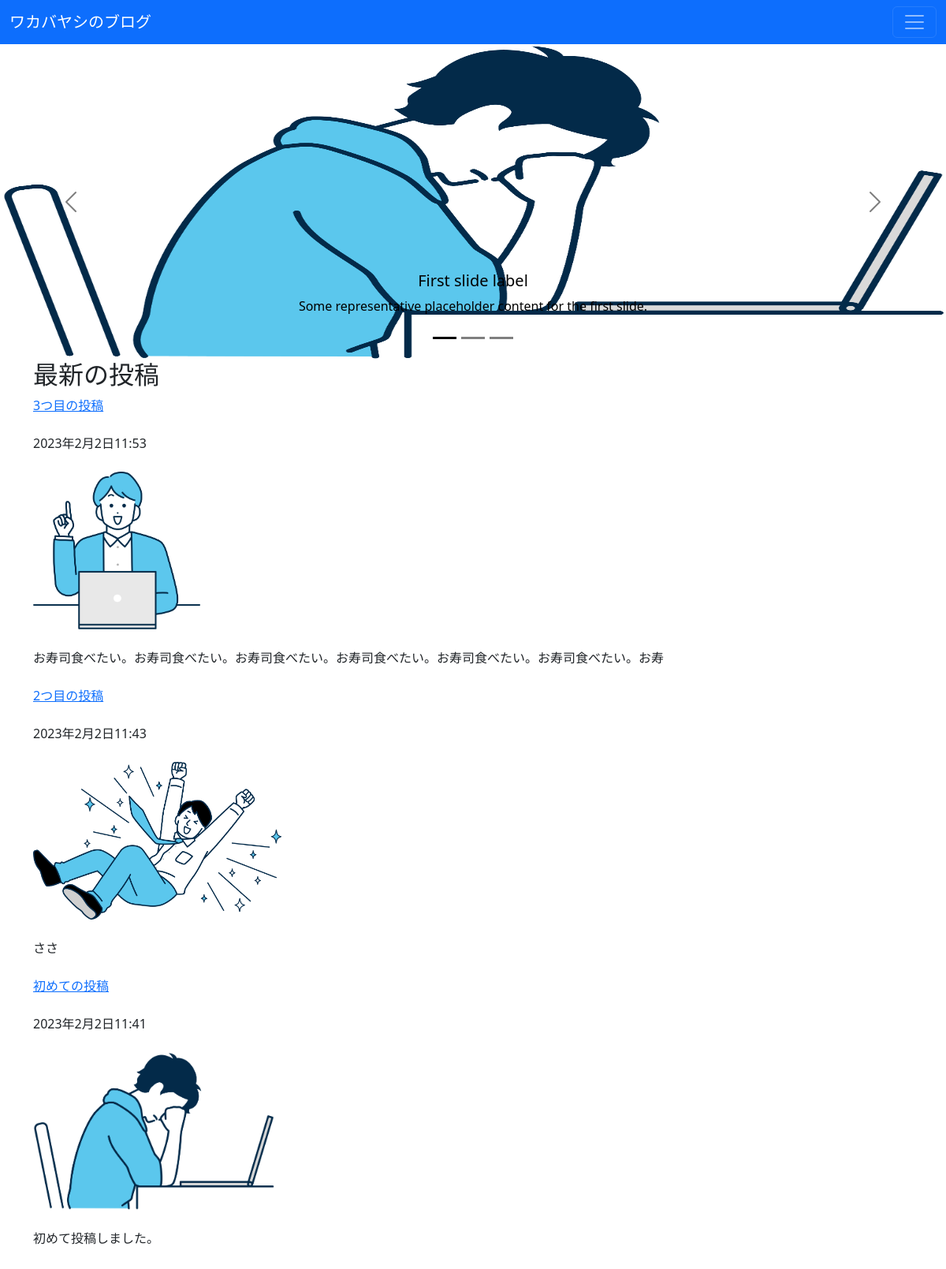
The app's page /index/ with its own data.
### myblog_app/models.py (models this page shows, shortened)
class Post(models.Model):
    title = models.CharField(max_length=100)
    published = models.DateTimeField()
    image = models.ImageField(upload_to='media/')
    body = models.TextField()
    def summary(self):
      return self.body[:50]

### myblog_app/views.py (the view)
# urls.py: path('index/', include('myblog_app.urls')),
def index(request):
    posts = Post.objects.order_by('-published')
    one = Post.objects.get(id = 1)
    two = Post.objects.get(id = 2)
    three = Post.objects.get(id = 3)
    params = {
        'posts': posts,
        'one': one,
        'two': two,
        'three': three,
    }
    return render(request, 'myblog_app/index.html', params)

### myblog_app/templates/myblog_app/index.html (shortened to what this page needs)
<!DOCTYPE html>
<html lang="ja-jp">
  <head>
    <link href="https://cdn.jsdelivr.net/npm/bootstrap@5.3.0-alpha1/dist/css/bootstrap.min.css" rel="stylesheet"
>
  </head>
  <body>
    <nav class="navbar bg-primary" data-bs-theme="dark">
      <div class="container-fluid">
        <a class="navbar-brand" href="#">ワカバヤシのブログ</a>
        <button class="navbar-toggler" type="button" data-bs-toggle="collapse" data-bs-target="#navbarSupportedContent"
          aria-controls="navbarSupportedContent" aria-expanded="false" aria-label="Toggle navigation">
          <span class="navbar-toggler-icon"></span>
        </button>
      </div>
    </nav>
    <div id="carouselExampleDark" class="carousel carousel-dark slide" data-bs-ride="carousel">
      <div class="carousel-indicators">
        <button type="button" data-bs-target="#carouselExampleDark" data-bs-slide-to="0" class="active"
          aria-current="true" aria-label="Slide 1"></button>
        <button type="button" data-bs-target="#carouselExampleDark" data-bs-slide-to="1" aria-label="Slide 2"></button>
        <button type="button" data-bs-target="#carouselExampleDark" data-bs-slide-to="2" aria-label="Slide 3"></button>
      </div>
      <div class="carousel-inner">
        <div class="carousel-item active" data-bs-interval="10000">
          <img src="{{ one.image.url }}" class="d-block w-100" style="max-height: 400px;" alt="...">
          <div class="carousel-caption d-none d-md-block">
            <h5>First slide label</h5>
            <p>Some representative placeholder content for the first slide.</p>
          </div>
        </div>
      </div>
      <button class="carousel-control-prev" type="button" data-bs-target="#carouselExampleDark" data-bs-slide="prev">
        <span class="carousel-control-prev-icon" aria-hidden="true"></span>
      </button>
      <button class="carousel-control-next" type="button" data-bs-target="#carouselExampleDark" data-bs-slide="next">
        <span class="carousel-control-next-icon" aria-hidden="true"></span>
      </button>
    </div>
    <div class="container">
      <h2>最新の投稿</h2>
      {% for post in posts.all %}
      <a href="{% url 'post_detail' post.id %}">{{ post.title }}</a>
      <br /><br />
      {{ post.published  }}
      <br /><br />
      <img src="{{ post.image.url }}" class="img-fluid rounded" style="max-height: 200px;" />
      <br /><br />
      {{ post.summary  }}
      <br /><br />
      {% endfor %}
    </div>
  </body>
</html>

### records on screen
Post: image (picture), title "初めての投稿", published "2023年2月2日11:41", summary "初めて投稿しました。"
Post: title "3つ目の投稿", published "2023年2月2日11:53", image (picture), summary "お寿司食べたい。お寿司食べたい。お寿司食べたい。お寿司食べたい。お寿司食べたい。お寿司食べたい。お寿"
Post: title "2つ目の投稿", published "2023年2月2日11:43", image (picture), summary "ささ"
